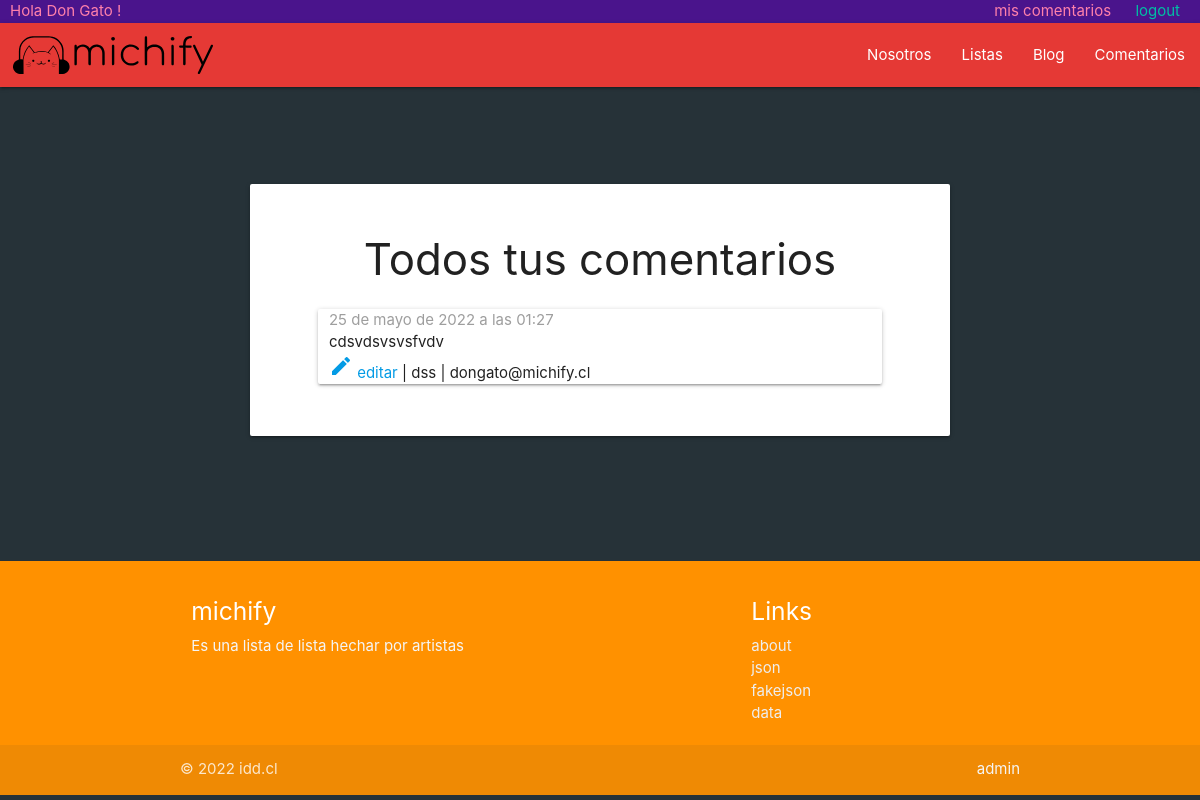
Before: /mymessages (signed in) with the older database file.
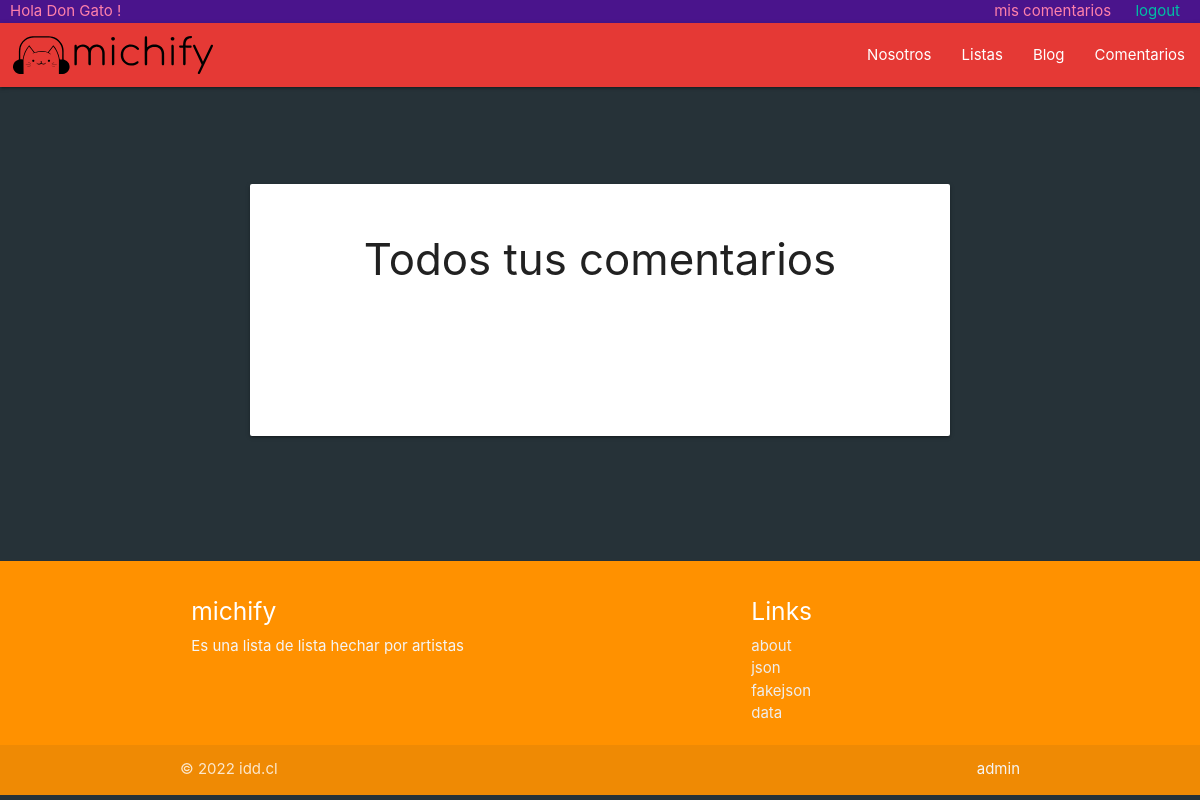
After: the same page with the newer database file.
### web/models.py (models this page shows, shortened)
class Contact(models.Model):
  name = models.CharField(max_length=200)
  sender = models.EmailField()
  subject = models.CharField(max_length=200)
  message = models.TextField()
  cc_myself = models.BooleanField(default=False)
  sending_date = models.DateTimeField(blank=True, null=True)

### web/views.py (the view)
# urls.py: path('mymessages', views.my_messages, name='my_messages'),
@login_required
def my_messages(request):
  email = request.user.email
  my_messages = Contact.objects.filter(sender=email).all().order_by('sending_date')
  return render(request, 'web/my_messages.html', {'my_messages': my_messages})

### web/templates/web/my_messages.html (shortened to what this page needs)
{% extends './base.html' %}
{% load static %}
{% block content %}
<div class="container">
    <div class="row">
        <br><br><br><br>
        <div class="col s12 m10 offset-m1 card section">
            <br>
            <h3 class="center">Todos tus comentarios</h3>
            {% for my_message in my_messages %}
            <div class="col s12 m10 offset-m1 card">
                {% if my_message.sending_date %}
                <p id="published" class="grey-text">{{ my_message.sending_date }}</p>
                {% endif %}
                <p>{{my_message.message}}</p>
                <p>
                    <a href={% url 'message_detail' pk=my_message.pk %}>
                        <i class="material-icons">edit</i>
                        editar
                    </a> |
                   <span>{{my_message.name}}</span> |
                   <span>{{my_message.sender}}</span>
            </div>
            {% endfor %}
            <br><br><br><br><br><br>
        </div>
    </div>
    <br><br><br><br>
</div>
{% endblock %}

Changed rows visible on the page:
removed Contact: sending_date "25 de mayo de 2022 a las 01:27", message "cdsvdsvsvsfvdv", name "dss", sender "dongato@michify.cl"
